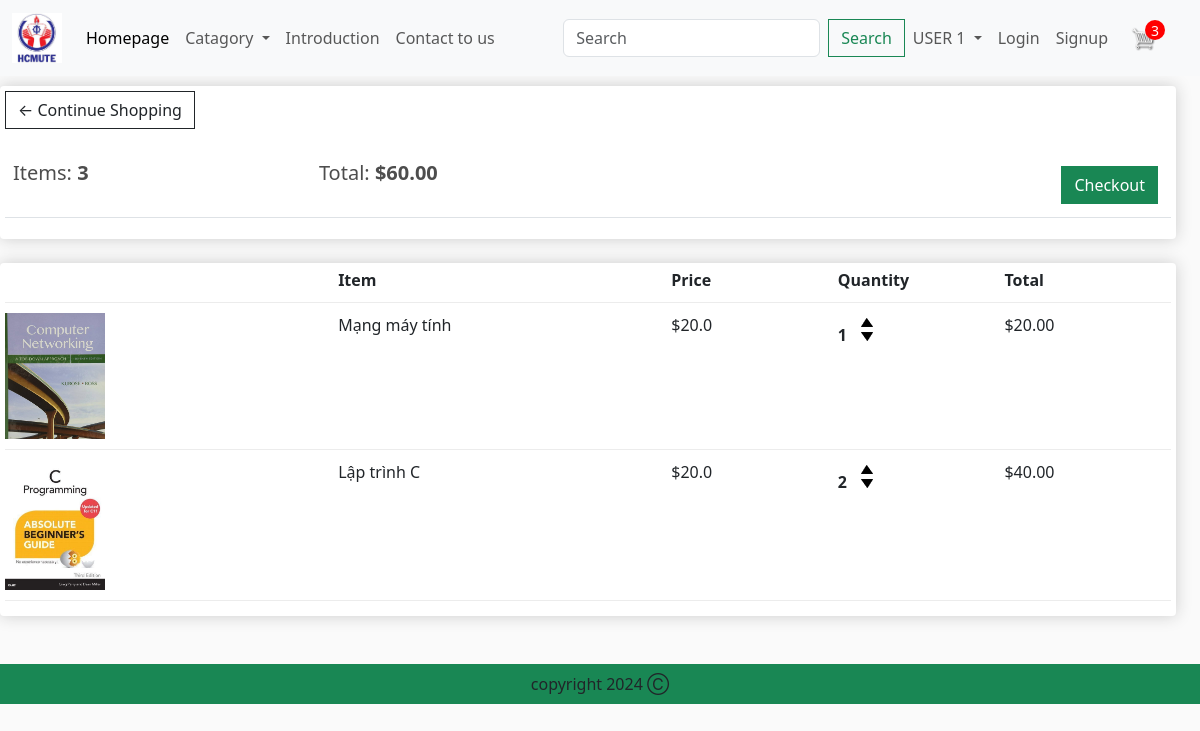
The app's page /cart/ (signed in) with its own data.
### app/models.py (models this page shows, shortened)
class Order(models.Model):      # Thông tin của một đơn hàng trong cơ sở dữ liệu
    customer = models.ForeignKey(Customer, on_delete=models.SET_NULL, blank= True, null=True)   # Định nghĩa một trường customer dạng khóa ngoại (foreign key) đến model Customer. Trường này lưu thông tin về khách hàng của đơn hàng
    date_order = models.DateTimeField(auto_now_add=True)                                        # Định nghĩa một trường date_order dạng thời gian và ngày, tự động được thiết lập khi đơn hàng được tạo (auto_now_add=True)
    complete = models.BooleanField(default=False, null=True, blank=False)                       # Định nghĩa một trường complete dạng boolean, chỉ ra liệu đơn hàng đã hoàn thành chưa
    transaction_id = models.CharField(max_length=200, null=True)                                # Định nghĩa một trường transaction_id dạng ký tự với độ dài tối đa là 200 ký tự. Trường này lưu mã giao dịch của đơn hàng
    @property   # Đây là một decorator của Python cho phép đánh dấu một phương thức để nó có thể được truy cập như một thuộc tính
    def get_cart_items(self):   # Hàm dùng để tính tổng số lượng các mục trong giỏ hàng của đơn hàng
        orderitems = self.orderitem_set.all()
        total = sum([item.quantity for item in orderitems])
        return total
    @property   # Đây là một decorator của Python cho phép đánh dấu một phương thức để nó có thể được truy cập như một thuộc tính
    def get_cart_total(self):   # Hàm dùng để tính tổng giá trị của các mục trong giỏ hàng của đơn hàng
        orderitems = self.orderitem_set.all()
        total = sum([item.get_total for item in orderitems])
        return total

class OrderItem(models.Model):      # Dùng để lưu trữ thông tin về các mục trong đơn hàng
    product = models.ForeignKey(Product, on_delete=models.SET_NULL, blank= True, null=True) # Định nghĩa một trường product dạng khóa ngoại đến model Product: Sản phẩm liên kết với mục đơn hàng, nếu sản phẩm được liên kết bị xóa, trường product sẽ được đặt thành NULL
    order = models.ForeignKey(Order, on_delete=models.SET_NULL, blank= True, null=True)     # Định nghĩa một trường order dạng khóa ngoại đến model Order: Đơn hàng chứa mục đơn hàng, nếu đơn hàng liên quan bị xóa, trường order sẽ được đặt thành NULL.
    quantity = models.IntegerField(default=0, null=True, blank=True)                        # Định nghĩa một trường quantity dạng số nguyên: Số lượng của sản phẩm trong mục đơn hàng
    date_added = models.DateTimeField(auto_now_add=True)                                    # Định nghĩa một trường date_added dạng thời gian và ngày, có thể tự động được thiết lập khi mục đơn hàng được tạo (auto_now_add=True)
    @property   # Đây là một decorator của Python cho phép đánh dấu một phương thức để nó có thể được truy cập như một thuộc tính
    def get_total(self):        # Hàm dùng để tính tổng giá trị của mục đơn hàng, bằng cách nhân giá của sản phẩm với số lượng của mục
        total = self.product.price * self.quantity
        return total            # trả về tổng giá trị

class Product(models.Model):        # Thông tin của một sản phẩm trong cơ sở dữ liệu
    name = models.CharField(max_length=200, null=True)                      # Định nghĩa một trường name dạng ký tự với độ dài tối đa là 200 ký tự. Trường này được sử dụng để lưu tên của sản phẩm.
    price = models.FloatField()                                             # Định nghĩa một trường price dạng số thực. Trường này được sử dụng để lưu giá của sản phẩm
    digital = models.BooleanField(default=False, null=True, blank=False)    # Định nghĩa một trường digital dạng boolean. Trường này chỉ ra liệu sản phẩm có phải là sản phẩm kỹ thuật số hay không (Thực tế ở đây muốn kiểm tra xem sách có ebook hay không)
    image = models.ImageField(null=True, blank=True)                        # Định nghĩa một trường image dạng ảnh. Trường này được sử dụng để lưu ảnh đại diện cho sản phẩm
    @property               # Đây là một decorator của Python cho phép đánh dấu một phương thức để nó có thể được truy cập như một thuộc tính
    def ImageURL(self):     # Định nghĩa phương thức ImageURL để trả về đường dẫn của ảnh của sản phẩm
        try:
            url = self.image.url
        except:
            url = ''
        return url

### app/views.py (the view)
# urls.py: path('cart/', views.cart, name='cart'),                         # trỏ đến views được gọi là cart
def cart(request):                                                          # Xử lí yêu cầu trong trang giỏ hàng của người dùng
    if request.user.is_authenticated:                                       # Kiểm tra xem người dùng đã đăng nhập hay chưa bằng cách sử dụng request.user.is_authenticated
        customer = request.user.customer                                    # Lấy thông tin khách hàng của người dùng từ cơ sở dữ liệu
        order, created = Order.objects.get_or_create(customer=customer, complete=False) # Lấy thông tin đơn hàng của người dùng từ cơ sở dữ liệu. Nếu không có đơn hàng nào tồn tại cho khách hàng này, tạo một đơn hàng mới
        items = order.orderitem_set.all()                                   # Lấy danh sách các mặt hàng trong đơn hàng của người dùng
        cartItems = order.get_cart_items                                    # Lấy số lượng các mặt hàng trong giỏ hàng, tính tổng số lượng các mặt hàng trong đơn hàng và lưu vào biến cartItems
    else:                                                                   # Nếu người dùng chưa đăng nhập, khởi tạo các giá trị mặc định cho các biến liên quan đến giỏ hàng
        items = []
        order = {'get_cart_items': 0, 'get_cart_total': 0}
        cartItems = order['get_cart_items']
    context={'items': items, 'order': order, 'cartItems': cartItems}        # Tạo một context chứa danh sách các mặt hàng trong giỏ hàng, thông tin đơn hàng và số lượng mặt hàng trong giỏ hàng
    return render(request, 'app/cart.html', context)                        # Trả về trang cart (cart.html) cùng với context

### app/templates/app/cart.html
{% extends 'app/base.html' %}
{% load static %}
{% block cart_content %}
<div class="row" style='width:100%'>
	<div class="col-lg-12">
		<div class="box-element">
			<a  class="btn btn-outline-dark" href="{% url 'home' %}">&#x2190; Continue Shopping</a>
			<br>
			<br>
			<table class="table">
				<tr>
					<th><h5>Items: <strong>{{order.get_cart_items}}</strong></h5></th>
					<th><h5>Total:<strong> ${{order.get_cart_total | floatformat:2}}</strong></h5></th>
					<th>
						<a  style="float:right; margin:5px;" class="btn btn-success" href="{% url 'checkout' %}">Checkout</a>
					</th>
				</tr>
			</table>
		</div>
		<br>
		<div class="box-element">
			<div class="cart-row">
				<div style="flex:2"></div>
				<div style="flex:2"><strong>Item</strong></div>
				<div style="flex:1"><strong>Price</strong></div>
				<div style="flex:1"><strong>Quantity</strong></div>
				<div style="flex:1"><strong>Total</strong></div>
			</div>
			{% for item in items %}
			<div class="cart-row">
				<div style="flex:2"><img class="row-image" src="{{item.product.ImageURL}}"></div>
				<div style="flex:2"><p>{{item.product.name}}</p></div>
				<div style="flex:1"><p>${{item.product.price}}</p></div>
				<div style="flex:1">
					<p class="quantity">{{item.quantity}}</p>
					<div class="quantity">
						<img data-product = {{item.product.id}} data-action = 'add' class="chg-quantity  update-cart" src="{% static  'app/images/arrow-up.png' %}">
						<img data-product = {{item.product.id}} data-action = 'remove' class="chg-quantity  update-cart" src="{% static  'app/images/arrow-down.png' %}">
					</div>
				</div>
				<div style="flex:1"><p>${{item.get_total | floatformat:2}}</p></div>
			</div>
			{% endfor %}
		</div>
	</div>
</div>
{% endblock cart_content %}

### app/static/app/css/main.css (style rules this page uses)
body { background-color: hsl(0, 0%, 98%); }
h1,h2,h3,h4,h5,h6 { color:hsl(0, 0%, 30%); }
.box-element { box-shadow:hsl(0, 0%, 80%) 0 0 16px; background-color: #fff; border-radius: 4px; padding: 5px; }
.col-lg-3, .col-lg-4, .col-lg-6, .col-lg-8, .col-lg-12 { margin-top: 10px; }
.btn { border-radius: 0; }
.row-image { width: 100px; }
.cart-row { display: flex; align-items: flex-stretch; padding-bottom: 10px; margin-bottom: 10px; border-bottom: 1px solid #ececec; }
.quantity { display: inline-block; font-weight: 700; padding-right:10px; }
.chg-quantity { width: 12px; cursor: pointer; display: block; margin-top: 5px; transition:.1s; }

### records on screen
Order: get_cart_items "3", get_cart_total "60.00"
OrderItem: product.ImageURL (picture), product.name "Mạng máy tính", product.price "20.0", quantity "1", get_total "20.00"
OrderItem: product.ImageURL (picture), product.name "Lập trình C", product.price "20.0", quantity "2", get_total "40.00"

### other values on screen
{{ cartItems }} "3"
